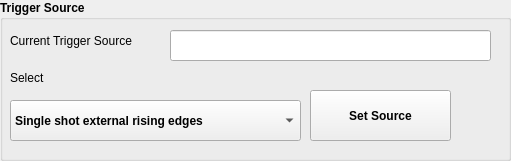
  <widget class="QGroupBox" name="groupBox_4">
   <property name="geometry">
    <rect>
     <x>850</x>
     <y>500</y>
     <width>511</width>
     <height>161</height>
    </rect>
   </property>
   <property name="font">
    <font>
     <weight>75</weight>
     <bold>true</bold>
    </font>
   </property>
   <property name="title">
    <string>Trigger Source</string>
   </property>
   <widget class="QLabel" name="label_19">
    <property name="geometry">
     <rect>
      <x>10</x>
      <y>70</y>
      <width>60</width>
      <height>16</height>
     </rect>
    </property>
    <property name="font">
     <font>
      <weight>50</weight>
      <bold>false</bold>
     </font>
    </property>
    <property name="text">
     <string>Select</string>
    </property>
   </widget>
   <widget class="QComboBox" name="trigger_source_select">
    <property name="geometry">
     <rect>
      <x>10</x>
      <y>100</y>
      <width>291</width>
      <height>41</height>
     </rect>
    </property>
    <property name="sizePolicy">
     <sizepolicy hsizetype="Preferred" vsizetype="Maximum">
      <horstretch>0</horstretch>
      <verstretch>0</verstretch>
     </sizepolicy>
    </property>
    <item>
     <property name="text">
      <string>Single shot external rising edges</string>
     </property>
    </item>
    <item>
     <property name="text">
      <string>Single shot external falling edges</string>
     </property>
    </item>
    <item>
     <property name="text">
      <string>Single shot</string>
     </property>
    </item>
   </widget>
   <widget class="QPushButton" name="set_trig_src_bt">
    <property name="geometry">
     <rect>
      <x>310</x>
      <y>90</y>
      <width>141</width>
      <height>51</height>
     </rect>
    </property>
    <property name="text">
     <string>Set Source</string>
    </property>
   </widget>
   <widget class="QLineEdit" name="trig_src_disp">
    <property name="geometry">
     <rect>
      <x>170</x>
      <y>30</y>
      <width>321</width>
      <height>31</height>
     </rect>
    </property>
   </widget>
   <widget class="QLabel" name="label_20">
    <property name="geometry">
     <rect>
      <x>10</x>
      <y>20</y>
      <width>141</width>
      <height>41</height>
     </rect>
    </property>
    <property name="font">
     <font>
      <weight>50</weight>
      <bold>false</bold>
     </font>
    </property>
    <property name="text">
     <string>Current Trigger Source</string>
    </property>
   </widget>
  </widget>
